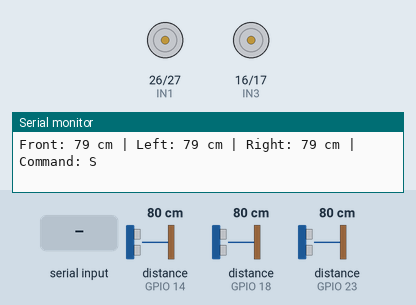
This sketch was run on a simulated ESP32. Parts: motor-driver pin pairs drawn as motors (green arrow = first pin HIGH = forward, orange = second pin HIGH = backward, longer = more drive, scaled by the enable pin), the last lines printed to the serial monitor. Wiring (inferred from the names in the program): 3 × ultrasonic range finder: trigger GPIO 5, echo GPIO 18 / trigger GPIO 13, echo GPIO 14 / trigger GPIO 19, echo GPIO 23. The test bench sets the inputs (shaded band); at power-on: distance to the obstacle (sensors on GPIO 14, GPIO 18, GPIO 23) 80 cm. The echo pulse lasts 58.3 µs per cm; nothing arrives over Bluetooth unless stated.

Above: at 1.2 s.
1.3 s: "F90\n" received over the second serial link
At 2.1 s:
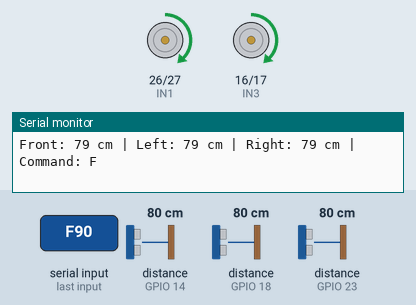
3.9 s: "B90\n" received over the second serial link
At 4.7 s:
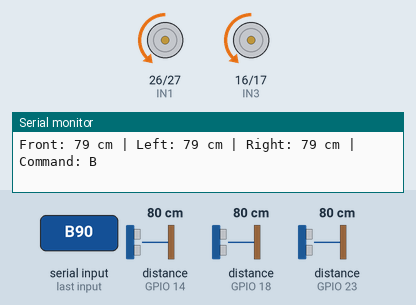
6.5 s: "L90\n" received over the second serial link
At 7.1 s:
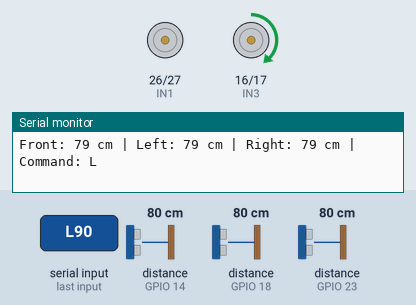
9.1 s: "R90\n" received over the second serial link
At 9.6 s:
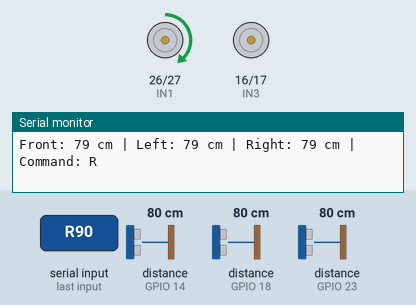
11.8 s: "F,45\n" received over the second serial link
At 12.7 s:
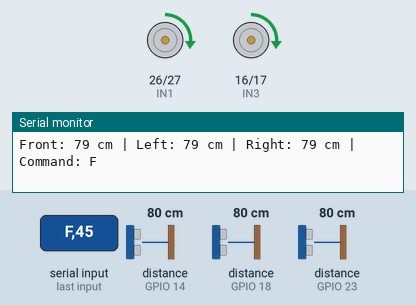
14.4 s: "B,45\n" received over the second serial link
At 15.3 s:
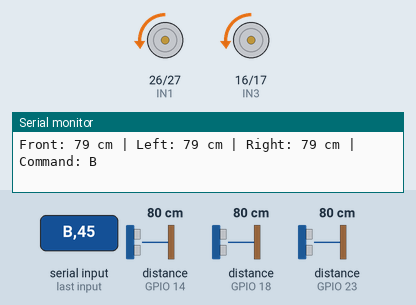
Timing chart, 0 to 17.4 s (numbered marks = the images above; inputs shaded):
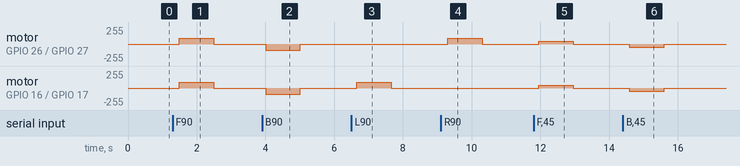

Measured:
- after the input at 1.3 s, motor on GPIO 26 (IN1) / GPIO 27 (IN2), motor on GPIO 16 (IN3) / GPIO 17 (IN4): stopped → forward 90/255 after 0.19 s, → stopped 1.0 s later
- after the input at 3.9 s, motor on GPIO 26 (IN1) / GPIO 27 (IN2), motor on GPIO 16 (IN3) / GPIO 17 (IN4): stopped → backward 90/255 after 0.11 s, → stopped 1.0 s later
- after the input at 6.5 s, motor on GPIO 16 (IN3) / GPIO 17 (IN4): stopped → forward 90/255 after 0.16 s, → stopped 1.0 s later
- after the input at 9.1 s, motor on GPIO 26 (IN1) / GPIO 27 (IN2): stopped → forward 90/255 after 0.20 s, → stopped 1.0 s later
- after the input at 11.8 s, motor on GPIO 26 (IN1) / GPIO 27 (IN2), motor on GPIO 16 (IN3) / GPIO 17 (IN4): stopped → forward 45/255 after 0.15 s, → stopped 1.0 s later
- after the input at 14.4 s, motor on GPIO 26 (IN1) / GPIO 27 (IN2), motor on GPIO 16 (IN3) / GPIO 17 (IN4): stopped → backward 45/255 after 0.19 s, → stopped 1.0 s later

The sketch:

autonomous-movement.ino
```cpp
#include "BluetoothSerial.h"

BluetoothSerial SerialBT;

// L298N Motor A
#define ENA 25
#define IN1 26
#define IN2 27

// L298N Motor B
#define ENB 32
#define IN3 16
#define IN4 17

// Front ultrasonic sensor
#define FRONT_TRIG 5
#define FRONT_ECHO 18

// Left ultrasonic sensor
#define LEFT_TRIG 19
#define LEFT_ECHO 23

// Right ultrasonic sensor
#define RIGHT_TRIG 13
#define RIGHT_ECHO 14

// Obstacle thresholds in centimeters
const int FRONT_LIMIT = 30;
const int LEFT_LIMIT = 20;
const int RIGHT_LIMIT = 20;

// Low motor speed settings
const int START_SPEED = 90;
const int MAX_SPEED = 130;

const unsigned long COMMAND_TIMEOUT = 1000;

char currentCommand = 'S';
int motorSpeed = START_SPEED;
unsigned long lastCommandTime = 0;

// Read distance from HC-SR04
long getDistance(int trigPin, int echoPin) {
  digitalWrite(trigPin, LOW);
  delayMicroseconds(3);

  digitalWrite(trigPin, HIGH);
  delayMicroseconds(10);
  digitalWrite(trigPin, LOW);

  unsigned long duration = pulseIn(echoPin, HIGH, 25000);

  if (duration == 0) {
    return -1;
  }

  return duration * 0.0343 / 2;
}

// Stop both motors
void stopMotors() {
  analogWrite(ENA, 0);
  analogWrite(ENB, 0);

  digitalWrite(IN1, LOW);
  digitalWrite(IN2, LOW);
  digitalWrite(IN3, LOW);
  digitalWrite(IN4, LOW);
}

// Move forward
void moveForward(int speedValue) {
  digitalWrite(IN1, HIGH);
  digitalWrite(IN2, LOW);

  digitalWrite(IN3, HIGH);
  digitalWrite(IN4, LOW);

  analogWrite(ENA, speedValue);
  analogWrite(ENB, speedValue);
}

// Move backward
void moveBackward(int speedValue) {
  digitalWrite(IN1, LOW);
  digitalWrite(IN2, HIGH);

  digitalWrite(IN3, LOW);
  digitalWrite(IN4, HIGH);

  analogWrite(ENA, speedValue);
  analogWrite(ENB, speedValue);
}

// Turn left using motor B
void turnLeft(int speedValue) {
  digitalWrite(IN1, LOW);
  digitalWrite(IN2, LOW);

  digitalWrite(IN3, HIGH);
  digitalWrite(IN4, LOW);

  analogWrite(ENA, 0);
  analogWrite(ENB, speedValue);
}

// Turn right using motor A
void turnRight(int speedValue) {
  digitalWrite(IN1, HIGH);
  digitalWrite(IN2, LOW);

  digitalWrite(IN3, LOW);
  digitalWrite(IN4, LOW);

  analogWrite(ENA, speedValue);
  analogWrite(ENB, 0);
}

void setup() {
  Serial.begin(115200);

  pinMode(ENA, OUTPUT);
  pinMode(IN1, OUTPUT);
  pinMode(IN2, OUTPUT);

  pinMode(ENB, OUTPUT);
  pinMode(IN3, OUTPUT);
  pinMode(IN4, OUTPUT);

  pinMode(FRONT_TRIG, OUTPUT);
  pinMode(FRONT_ECHO, INPUT);

  pinMode(LEFT_TRIG, OUTPUT);
  pinMode(LEFT_ECHO, INPUT);

  pinMode(RIGHT_TRIG, OUTPUT);
  pinMode(RIGHT_ECHO, INPUT);

  digitalWrite(FRONT_TRIG, LOW);
  digitalWrite(LEFT_TRIG, LOW);
  digitalWrite(RIGHT_TRIG, LOW);

  stopMotors();

  SerialBT.begin("FollowCar");
  SerialBT.setTimeout(50);

  Serial.println("FollowCar ready");
  Serial.println("Front limit: 30 cm");
  Serial.println("Left limit: 20 cm");
  Serial.println("Right limit: 20 cm");
}

void loop() {
  // Read Bluetooth commands: F,90 / B,90 / L,90 / R,90 / S,0
  while (SerialBT.available()) {
    String command = SerialBT.readStringUntil('\n');
    command.trim();

    if (command.length() == 0) {
      continue;
    }

    char action = toupper(command.charAt(0));
    int comma = command.indexOf(',');
    int requestedSpeed = START_SPEED;

    if (comma >= 0) {
      requestedSpeed = command.substring(comma + 1).toInt();
    }

    if (action == 'S') {
      currentCommand = 'S';
      motorSpeed = 0;
    } else if (action == 'F' || action == 'B' ||
               action == 'L' || action == 'R') {
      currentCommand = action;
      motorSpeed = constrain(requestedSpeed, 0, MAX_SPEED);
    } else {
      continue;
    }

    lastCommandTime = millis();

    Serial.print("Command: ");
    Serial.print(currentCommand);
    Serial.print(" Speed: ");
    Serial.println(motorSpeed);
  }

  // Stop if Bluetooth commands stop arriving
  if (millis() - lastCommandTime > COMMAND_TIMEOUT) {
    currentCommand = 'S';
  }

  // Read sensors separately to reduce cross-talk
  long front = getDistance(FRONT_TRIG, FRONT_ECHO);
  delay(30);

  long left = getDistance(LEFT_TRIG, LEFT_ECHO);
  delay(30);

  long right = getDistance(RIGHT_TRIG, RIGHT_ECHO);
  delay(30);

  // Print readings to Serial Monitor
  Serial.print("Front: ");
  Serial.print(front);
  Serial.print(" cm | Left: ");
  Serial.print(left);
  Serial.print(" cm | Right: ");
  Serial.print(right);
  Serial.print(" cm | Command: ");
  Serial.println(currentCommand);

  bool obstacle = false;

  // Fail-safe: stop if the sensor in the direction
  // of movement is invalid or detects an obstacle.
  if (currentCommand == 'F' &&
      (front < 0 || front <= FRONT_LIMIT)) {
    obstacle = true;
  }

  if (currentCommand == 'B' &&
      (front < 0 || front <= FRONT_LIMIT)) {
    // Front sensor cannot verify the rear.
    // Stop rather than reverse blindly.
    obstacle = true;
  }

  if (currentCommand == 'L' &&
      (left < 0 || left <= LEFT_LIMIT)) {
    obstacle = true;
  }

  if (currentCommand == 'R' &&
      (right < 0 || right <= RIGHT_LIMIT)) {
    obstacle = true;
  }

  if (obstacle) {
    stopMotors();
    Serial.println("STOP: obstacle or sensor error");
    delay(30);
    return;
  }

  // Motor control
  switch (currentCommand) {
    case 'F':
      moveForward(motorSpeed);
      break;

    case 'B':
      moveBackward(motorSpeed);
      break;

    case 'L':
      turnLeft(motorSpeed);
      break;

    case 'R':
      turnRight(motorSpeed);
      break;

    default:
      stopMotors();
      break;
  }

  delay(20);
}
```
